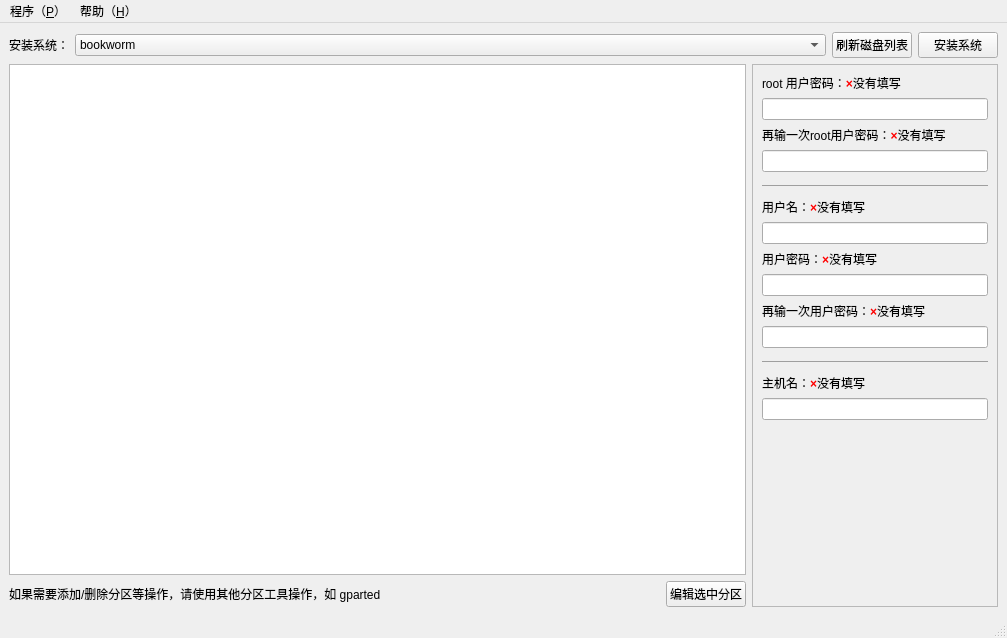
<?xml version="1.0" encoding="UTF-8"?>
<ui version="4.0">
 <class>MainWindow</class>
 <widget class="QMainWindow" name="MainWindow">
  <property name="geometry">
   <rect>
    <x>0</x>
    <y>0</y>
    <width>1007</width>
    <height>638</height>
   </rect>
  </property>
  <property name="windowTitle">
   <string>MainWindow</string>
  </property>
  <property name="windowIcon">
   <iconset resource="icon.qrc">
    <normaloff>:/icon/icon.svg</normaloff>:/icon/icon.svg</iconset>
  </property>
  <widget class="QWidget" name="centralwidget">
   <layout class="QVBoxLayout" name="verticalLayout">
    <item>
     <layout class="QGridLayout" name="gridLayout">
      <item row="0" column="3">
       <widget class="QPushButton" name="installButton">
        <property name="sizePolicy">
         <sizepolicy hsizetype="Fixed" vsizetype="Fixed">
          <horstretch>0</horstretch>
          <verstretch>0</verstretch>
         </sizepolicy>
        </property>
        <property name="text">
         <string>安装系统</string>
        </property>
       </widget>
      </item>
      <item row="0" column="1">
       <widget class="QComboBox" name="systemChooser">
        <item>
         <property name="text">
          <string>bookworm</string>
         </property>
        </item>
        <item>
         <property name="text">
          <string>sid</string>
         </property>
        </item>
        <item>
         <property name="text">
          <string>bullseye</string>
         </property>
        </item>
        <item>
         <property name="text">
          <string>buster</string>
         </property>
        </item>
       </widget>
      </item>
      <item row="0" column="2">
       <widget class="QPushButton" name="refreshDiskList">
        <property name="sizePolicy">
         <sizepolicy hsizetype="Fixed" vsizetype="Fixed">
          <horstretch>0</horstretch>
          <verstretch>0</verstretch>
         </sizepolicy>
        </property>
        <property name="text">
         <string>刷新磁盘列表</string>
        </property>
       </widget>
      </item>
      <item row="0" column="0">
       <widget class="QLabel" name="systemChooserTips">
        <property name="sizePolicy">
         <sizepolicy hsizetype="Fixed" vsizetype="Preferred">
          <horstretch>0</horstretch>
          <verstretch>0</verstretch>
         </sizepolicy>
        </property>
        <property name="text">
         <string>安装系统：</string>
        </property>
       </widget>
      </item>
     </layout>
    </item>
    <item>
     <layout class="QHBoxLayout" name="horizontalLayout_2" stretch="3,1">
      <item>
       <layout class="QVBoxLayout" name="verticalLayout_3">
        <item>
         <widget class="QTableView" name="diskChooser"/>
        </item>
        <item>
         <layout class="QHBoxLayout" name="horizontalLayout">
          <item>
           <widget class="QLabel" name="partTips">
            <property name="text">
             <string>&lt;html&gt;&lt;head/&gt;&lt;body&gt;&lt;p&gt;如果需要添加/删除分区等操作，请使用其他分区工具操作，如 gparted&lt;/p&gt;&lt;/body&gt;&lt;/html&gt;</string>
            </property>
           </widget>
          </item>
          <item>
           <spacer name="horizontalSpacer">
            <property name="orientation">
             <enum>Qt::Horizontal</enum>
            </property>
            <property name="sizeHint" stdset="0">
             <size>
              <width>40</width>
              <height>20</height>
             </size>
            </property>
           </spacer>
          </item>
          <item>
           <widget class="QPushButton" name="editChoosePart">
            <property name="sizePolicy">
             <sizepolicy hsizetype="Fixed" vsizetype="Fixed">
              <horstretch>0</horstretch>
              <verstretch>0</verstretch>
             </sizepolicy>
            </property>
            <property name="text">
             <string>编辑选中分区</string>
            </property>
           </widget>
          </item>
         </layout>
        </item>
       </layout>
      </item>
      <item>
       <widget class="QFrame" name="userInformation">
        <property name="toolTip">
         <string/>
        </property>
        <property name="frameShape">
         <enum>QFrame::StyledPanel</enum>
        </property>
        <property name="frameShadow">
         <enum>QFrame::Raised</enum>
        </property>
        <layout class="QVBoxLayout" name="verticalLayout_4">
         <item>
          <widget class="QLabel" name="rootPasswordTips0">
           <property name="text">
            <string>root 用户密码：&lt;a style='color: red;'&gt;&lt;b&gt;×&lt;/b&gt;&lt;/a&gt;没有填写</string>
           </property>
          </widget>
         </item>
         <item>
          <widget class="QLineEdit" name="rootPassword0">
           <property name="echoMode">
            <enum>QLineEdit::Password</enum>
           </property>
          </widget>
         </item>
         <item>
          <widget class="QLabel" name="rootPasswordTips1">
           <property name="text">
            <string>再输一次root用户密码：&lt;a style='color: red;'&gt;&lt;b&gt;×&lt;/b&gt;&lt;/a&gt;没有填写</string>
           </property>
          </widget>
         </item>
         <item>
          <widget class="QLineEdit" name="rootPassword1">
           <property name="echoMode">
            <enum>QLineEdit::Password</enum>
           </property>
          </widget>
         </item>
         <item>
          <widget class="QLabel" name="label">
           <property name="text">
            <string>&lt;hr&gt;</string>
           </property>
          </widget>
         </item>
         <item>
          <widget class="QLabel" name="userNameTips">
           <property name="text">
            <string>用户名：&lt;a style='color: red;'&gt;&lt;b&gt;×&lt;/b&gt;&lt;/a&gt;没有填写</string>
           </property>
          </widget>
         </item>
         <item>
          <widget class="QLineEdit" name="userName">
           <property name="echoMode">
            <enum>QLineEdit::Normal</enum>
           </property>
          </widget>
         </item>
         <item>
          <widget class="QLabel" name="userPasswordTips0">
           <property name="text">
            <string>用户密码：&lt;a style='color: red;'&gt;&lt;b&gt;×&lt;/b&gt;&lt;/a&gt;没有填写</string>
           </property>
          </widget>
         </item>
         <item>
          <widget class="QLineEdit" name="userPassword0">
           <property name="echoMode">
            <enum>QLineEdit::Password</enum>
           </property>
          </widget>
         </item>
         <item>
          <widget class="QLabel" name="userPasswordTips1">
           <property name="text">
            <string>再输一次用户密码：&lt;a style='color: red;'&gt;&lt;b&gt;×&lt;/b&gt;&lt;/a&gt;没有填写</string>
           </property>
          </widget>
         </item>
         <item>
          <widget class="QLineEdit" name="userPassword1">
           <property name="echoMode">
            <enum>QLineEdit::Password</enum>
           </property>
          </widget>
         </item>
         <item>
          <widget class="QLabel" name="label_2">
           <property name="text">
            <string>&lt;hr&gt;</string>
           </property>
          </widget>
         </item>
         <item>
          <widget class="QLabel" name="hostNameTips">
           <property name="text">
            <string>主机名：&lt;a style='color: red;'&gt;&lt;b&gt;×&lt;/b&gt;&lt;/a&gt;没有填写</string>
           </property>
          </widget>
         </item>
         <item>
          <widget class="QLineEdit" name="hostName"/>
         </item>
         <item>
          <spacer name="verticalSpacer">
           <property name="orientation">
            <enum>Qt::Vertical</enum>
           </property>
           <property name="sizeHint" stdset="0">
            <size>
             <width>20</width>
             <height>40</height>
            </size>
           </property>
          </spacer>
         </item>
        </layout>
       </widget>
      </item>
     </layout>
    </item>
   </layout>
  </widget>
  <widget class="QMenuBar" name="menubar">
   <property name="geometry">
    <rect>
     <x>0</x>
     <y>0</y>
     <width>1007</width>
     <height>36</height>
    </rect>
   </property>
   <widget class="QMenu" name="menu_P">
    <property name="title">
     <string>程序（&amp;P）</string>
    </property>
    <addaction name="action_exit"/>
   </widget>
   <widget class="QMenu" name="menu_H">
    <property name="title">
     <string>帮助（&amp;H）</string>
    </property>
    <addaction name="action_about"/>
    <addaction name="separator"/>
    <addaction name="action_qqGroup"/>
   </widget>
   <addaction name="menu_P"/>
   <addaction name="menu_H"/>
  </widget>
  <widget class="QStatusBar" name="statusbar"/>
  <action name="action_exit">
   <property name="text">
    <string>退出（&amp;E）</string>
   </property>
  </action>
  <action name="action_about">
   <property name="text">
    <string>关于（&amp;A）</string>
   </property>
  </action>
  <action name="action_qqGroup">
   <property name="enabled">
    <bool>false</bool>
   </property>
   <property name="text">
    <string>QQ 交流群：881201853</string>
   </property>
  </action>
 </widget>
 <resources>
  <include location="icon.qrc"/>
 </resources>
 <connections/>
</ui>
